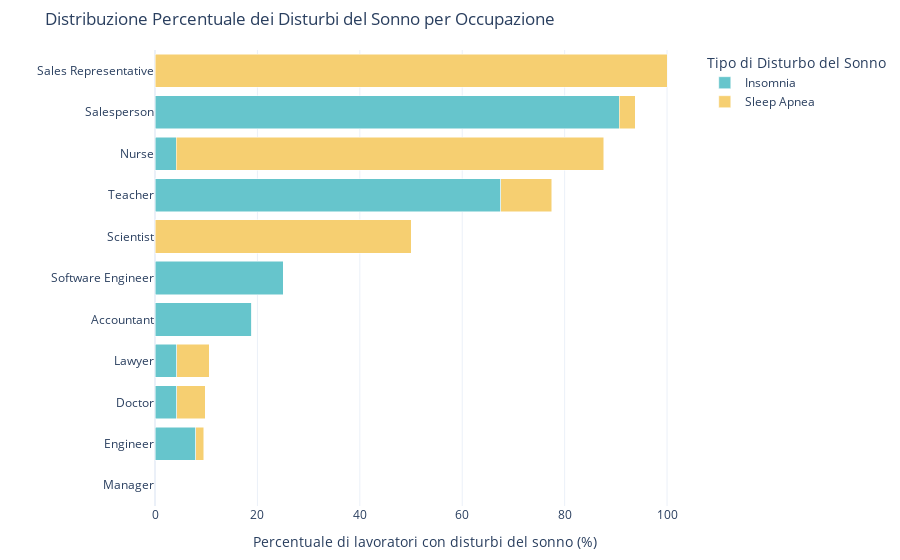

This figure's notebook cell:
### Code cell
fig = px.bar(disorder_percentages, x='Percentage', y='Occupation', color='Sleep Disorder', 
             title='Distribuzione Percentuale dei Disturbi del Sonno per Occupazione',
             labels={'Sleep Disorder': 'Sleep Disorder', 'Percentage': 'Percentuale'},
             color_discrete_sequence=px.colors.qualitative.Pastel,  # Palette più leggibile
             orientation='h')


# Migliora la leggibilità
fig.update_layout(
    barmode='stack',  
    yaxis={'categoryorder': 'total ascending'},  # Ordina occupazioni in base alla somma
    xaxis_title='Percentuale di lavoratori con disturbi del sonno (%)',
    yaxis_title='',
    legend_title='Tipo di Disturbo del Sonno',
    template='plotly_white',  # Sfondo più pulito
    margin=dict(l=120, r=20, t=50, b=50),  # Spaziatura ottimizzata
)

fig.update_traces(
    hovertemplate="<b>Sleep Disorder:%{color_discrete_sequence} <b>Percentuale:</b> %{x:.2f}%"  # Nasconde il nome dell'occupazione
)

fig.show()

### Figure 1 — Plotly figure (JSON) as saved in the notebook; plotly's stock layout.template omitted (floating-point values rounded to 4 significant figures)
{"data": [{"alignmentgroup": "True", "hovertemplate": "<b>Sleep Disorder:%{color_discrete_sequence} <b>Percentuale:</b> %{x:.2f}%", "legendgroup": "Insomnia", "marker": {"color": "rgb(102, 197, 204)", "pattern": {"shape": ""}}, "name": "Insomnia", "offsetgroup": "Insomnia", "orientation": "h", "showlegend": true, "textposition": "auto", "type": "bar", "x": [18.92, 4.225, 7.937, 4.255, null, 4.11, 0, 90.62, 0, 25, 67.5], "xaxis": "x", "y": ["Accountant", "Doctor", "Engineer", "Lawyer", "Manager", "Nurse", "Sales Representative", "Salesperson", "Scientist", "Software Engineer", "Teacher"], "yaxis": "y"}, {"alignmentgroup": "True", "hovertemplate": "<b>Sleep Disorder:%{color_discrete_sequence} <b>Percentuale:</b> %{x:.2f}%", "legendgroup": "Sleep Apnea", "marker": {"color": "rgb(246, 207, 113)", "pattern": {"shape": ""}}, "name": "Sleep Apnea", "offsetgroup": "Sleep Apnea", "orientation": "h", "showlegend": true, "textposition": "auto", "type": "bar", "x": [0, 5.634, 1.587, 6.383, null, 83.56, 100, 3.125, 50, 0, 10], "xaxis": "x", "y": ["Accountant", "Doctor", "Engineer", "Lawyer", "Manager", "Nurse", "Sales Representative", "Salesperson", "Scientist", "Software Engineer", "Teacher"], "yaxis": "y"}], "layout": {"barmode": "stack", "legend": {"title": {"text": "Tipo di Disturbo del Sonno"}, "tracegroupgap": 0}, "margin": {"b": 50, "l": 120, "r": 20, "t": 50}, "title": {"text": "Distribuzione Percentuale dei Disturbi del Sonno per Occupazione"}, "xaxis": {"anchor": "y", "domain": [0, 1], "title": {"text": "Percentuale di lavoratori con disturbi del sonno (%)"}}, "yaxis": {"anchor": "x", "categoryorder": "total ascending", "domain": [0, 1], "title": {"text": ""}}}}
